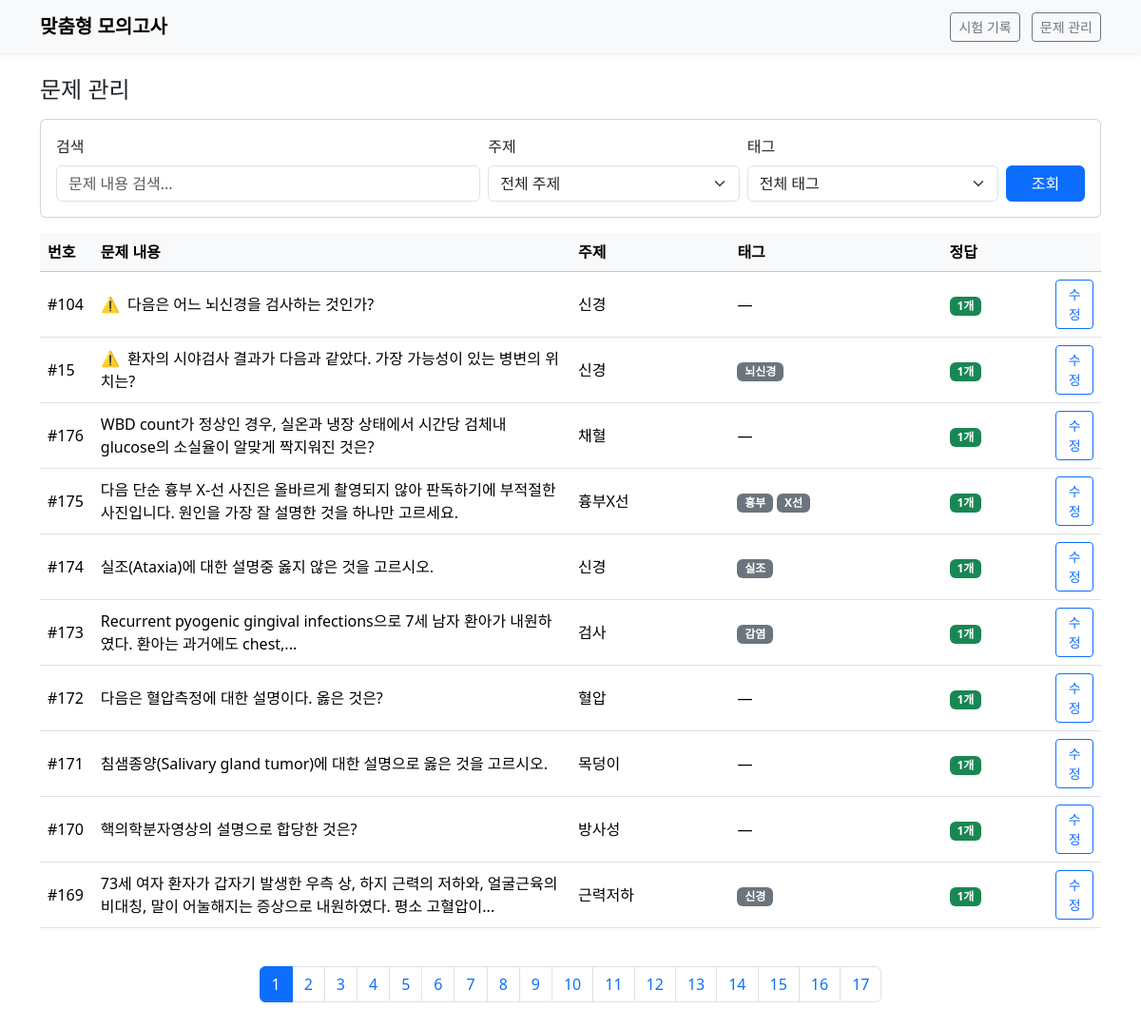
/manage, run on the app's committed database.
### tables this page shows
CREATE TABLE "Question" (
	"question_id"	INTEGER,
	"question_text"	TEXT,
	"image_path"	TEXT,
	"subject"	TEXT,
	"topic"	TEXT,
	"answer_explanation"	TEXT,
	"author"	TEXT, tags TEXT, has_error BOOLEAN DEFAULT 0,
	PRIMARY KEY("question_id" AUTOINCREMENT)
);

### app.py (the view)
@app.route("/manage")
def manage():
    page = request.args.get('page', 1, type=int)
    search_query = request.args.get('q', '', type=str)
    selected_topic = request.args.get('topic', '', type=str)
    selected_tag = request.args.get('tag', '', type=str)
    PER_PAGE = 10
    offset = (page - 1) * PER_PAGE
    with closing(get_db()) as con:
        cur = con.cursor()
        cur.execute("SELECT DISTINCT topic FROM Question WHERE topic IS NOT NULL AND topic != '' ORDER BY topic")
        all_topics = [row['topic'] for row in cur.fetchall()]
        cur.execute("SELECT DISTINCT tags FROM Question WHERE tags IS NOT NULL AND tags != ''")
        all_tags_raw = [row['tags'] for row in cur.fetchall()]
        all_tags = sorted(list(set(tag.strip() for tags in all_tags_raw for tag in tags.split(','))))
        params = []
        where_clauses = []
        base_query = "FROM Question Q LEFT JOIN Choice C ON Q.question_id = C.question_id"
        if search_query:
            where_clauses.append("Q.question_text LIKE ?")
            params.append(f"%{search_query}%")
        if selected_topic:
            where_clauses.append("Q.topic = ?")
            params.append(selected_topic)
        if selected_tag:
            where_clauses.append("Q.tags LIKE ?")
            params.append(f"%{selected_tag}%")
        where_sql = ""
        if where_clauses:
            where_sql = " WHERE " + " AND ".join(where_clauses)
        count_query = "SELECT COUNT(DISTINCT Q.question_id) " + base_query + where_sql
        cur.execute(count_query, params)
        total_questions = cur.fetchone()[0]
        main_query = "SELECT Q.*, COUNT(CASE WHEN C.is_correct = 1 THEN 1 END) as correct_answer_count " + base_query + where_sql
        main_query += """
            GROUP BY Q.question_id
            ORDER BY
                CASE WHEN Q.has_error = 1 THEN -1 ELSE 0 END, -- ✨[추가] 오류 신고 문제 최우선 정렬
                CASE WHEN COUNT(CASE WHEN C.is_correct = 1 THEN 1 END) = 0 THEN 0 ELSE 2 END,
                CASE WHEN Q.topic IS NULL OR Q.topic = '' THEN 1 ELSE 2 END,
                Q.question_id DESC
            LIMIT ? OFFSET ?
        """
        query_params = params + [PER_PAGE, offset]
        cur.execute(main_query, query_params)
        questions = cur.fetchall()
    total_pages = (total_questions + PER_PAGE - 1) // PER_PAGE
    return render_template(
        "manage.html",
        questions=questions,
        current_page=page,
        total_pages=total_pages,
        search_query=search_query,
        all_topics=all_topics,
        all_tags=all_tags,
        selected_topic=selected_topic,
        selected_tag=selected_tag
    )

### app.py (called while the page is built)
def get_db():
    con = sqlite3.connect(DB_PATH)
    con.row_factory = sqlite3.Row
    return con

### templates/manage.html (shortened to what this page needs)
{% extends 'base.html' %}
{% block content %}
<div class="d-flex justify-content-between align-items-center mb-3">
    <h1 class="h4 mb-0">문제 관리</h1>
</div>
<form method="get" action="{{ url_for('manage') }}" class="card card-body mb-3">
    <div class="row g-2 align-items-end">
        <div class="col-md-5">
            <label for="search-input" class="form-label">검색</label>
            <input type="search" id="search-input" name="q" class="form-control" placeholder="문제 내용 검색..." value="{{ search_query or '' }}">
        </div>
        <div class="col-md-3">
            <label for="topic-select" class="form-label">주제</label>
            <select id="topic-select" name="topic" class="form-select">
                <option value="">전체 주제</option>
            </select>
        </div>
        <div class="col-md-3">
            <label for="tag-select" class="form-label">태그</label>
            <select id="tag-select" name="tag" class="form-select">
                <option value="">전체 태그</option>
            </select>
        </div>
        <div class="col-md-1">
            <button class="btn btn-primary w-100" type="submit">조회</button>
        </div>
    </div>
</form>
<div class="table-responsive">
    <table class="table table-hover align-middle">
        <thead class="table-light">
            <tr>
                <th scope="col" style="width: 5%;">번호</th>
                <th scope="col" style="width: 45%;">문제 내용</th>
                <th scope="col" style="width: 15%;">주제</th>
                <th scope="col" style="width: 20%;">태그</th>
                <th scope="col" style="width: 10%;">정답</th>
                <th scope="col" style="width: 5%;"></th>
            </tr>
        </thead>
        <tbody>
            {% for q in questions %}
                {% set is_incomplete = not q.topic or q.correct_answer_count == 0 %}
                <tr class="{% if is_incomplete %}table-warning-custom{% endif %}">
                    <td>#{{ q.question_id }}</td>
                    <td>
                        {% if q.has_error %}
                            <span class="text-danger me-1">⚠️</span>
                        {% endif %}
                        {{ q.question_text | truncate(80) }}
                    </td>
                    <td>{{ q.topic or '—' }}</td>
                    <td>
                        {% if q.tags %}
                            {% for tag in q.tags.split(',') %}
                                <span class="badge bg-secondary">{{ tag.strip() }}</span>
                            {% endfor %}
                        {% else %}
                            —
                        {% endif %}
                    </td>
                    <td>
                        {% if q.correct_answer_count > 0 %}
                            <span class="badge bg-success">{{ q.correct_answer_count }}개</span>
                        {% else %}
                            <span class="badge bg-danger">미지정</span>
                        {% endif %}
                    </td>
                    <td>
                        <a href="{{ url_for('edit_question', question_id=q.question_id, q=search_query, topic=selected_topic, tag=selected_tag) }}" class="btn btn-sm btn-outline-primary">수정</a>
                    </td>
                </tr>
            {% endfor %}
        </tbody>
    </table>
</div>
{% if total_pages > 1 %}
<nav aria-label="Page navigation" class="mt-4">
    <ul class="pagination justify-content-center">
        {% for p in range(1, total_pages + 1) %}
        <li class="page-item {% if p == current_page %}active{% endif %}">
            <a class="page-link" href="{{ url_for('manage', page=p, q=search_query, topic=selected_topic, tag=selected_tag) }}">{{ p }}</a>
        </li>
        {% endfor %}
    </ul>
</nav>
{% endif %}
{% endblock %}

### data on the page
Question: question_id "104", question_text "다음은 어느 뇌신경을 검사하는 것인가?", topic "신경", correct_answer_count "1"
Question: question_id "15", question_text "환자의 시야검사 결과가 다음과 같았다. 가장 가능성이 있는 병변의 위치는?", topic "신경", strip "뇌신경", correct_answer_count "1"
Question: question_id "176", question_text "WBD count가 정상인 경우, 실온과 냉장 상태에서 시간당 검체내 glucose의 소실율이 알맞게 짝지워진 것은?", topic "채혈", correct_answer_count "1"
Question: question_id "175", question_text "다음 단순 흉부 X-선 사진은 올바르게 촬영되지 않아 판독하기에 부적절한 사진입니다. 원인을 가장 잘 설명한 것을 하나만 고르세요.", topic "흉부X선", strip "흉부" "X선", correct_answer_count "1"
Question: question_id "174", question_text "실조(Ataxia)에 대한 설명중 옳지 않은 것을 고르시오.", topic "신경", strip "실조", correct_answer_count "1"
Question: question_id "173", question_text "Recurrent pyogenic gingival infections으로 7세 남자 환아가 내원하였다. 환아는 과거에도 chest,...", topic "검사", strip "감염", correct_answer_count "1"
Question: question_id "172", question_text "다음은 혈압측정에 대한 설명이다. 옳은 것은?", topic "혈압", correct_answer_count "1"
Question: question_id "171", question_text "침샘종양(Salivary gland tumor)에 대한 설명으로 옳은 것을 고르시오.", topic "목덩이", correct_answer_count "1"
Question: question_id "170", question_text "핵의학분자영상의 설명으로 합당한 것은?", topic "방사성", correct_answer_count "1"
Question: question_id "169", question_text "73세 여자 환자가 갑자기 발생한 우측 상, 하지 근력의 저하와, 얼굴근육의 비대칭, 말이 어눌해지는 증상으로 내원하였다. 평소 고혈압이...", topic "근력저하", strip "신경", correct_answer_count "1"

### other printed values
{{ p }} "1" "2" "3" "4" "5" "6" "7" "8" "9" "10" "11" "12" "13" "14" "15" "16" "17"
